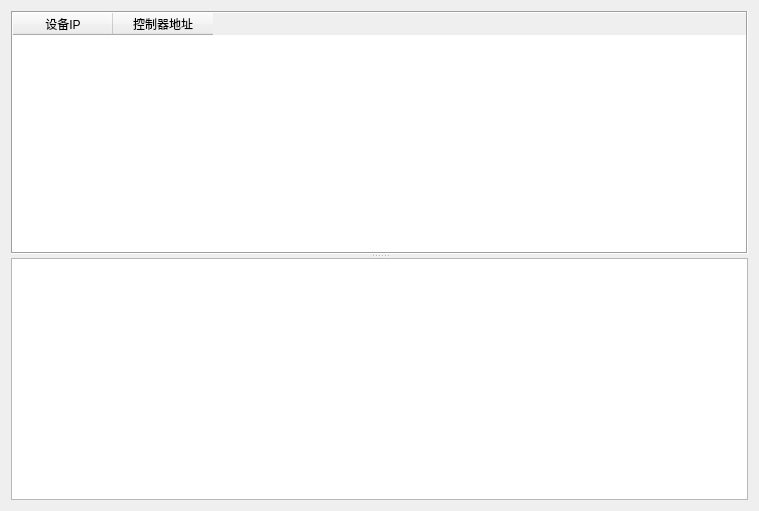
<?xml version="1.0" encoding="UTF-8"?>
<ui version="4.0">
 <class>SDkform</class>
 <widget class="QWidget" name="SDkform">
  <property name="geometry">
   <rect>
    <x>0</x>
    <y>0</y>
    <width>759</width>
    <height>511</height>
   </rect>
  </property>
  <property name="windowTitle">
   <string>巡更信息入库</string>
  </property>
  <layout class="QVBoxLayout" name="verticalLayout">
   <item>
    <widget class="QSplitter" name="splitter">
     <property name="orientation">
      <enum>Qt::Vertical</enum>
     </property>
     <widget class="QTableWidget" name="tab">
      <property name="sizePolicy">
       <sizepolicy hsizetype="Preferred" vsizetype="Preferred">
        <horstretch>0</horstretch>
        <verstretch>0</verstretch>
       </sizepolicy>
      </property>
      <property name="minimumSize">
       <size>
        <width>415</width>
        <height>0</height>
       </size>
      </property>
      <property name="maximumSize">
       <size>
        <width>100000</width>
        <height>100000</height>
       </size>
      </property>
      <property name="autoFillBackground">
       <bool>false</bool>
      </property>
      <property name="frameShape">
       <enum>QFrame::Box</enum>
      </property>
      <property name="frameShadow">
       <enum>QFrame::Sunken</enum>
      </property>
      <property name="editTriggers">
       <set>QAbstractItemView::NoEditTriggers</set>
      </property>
      <property name="showDropIndicator" stdset="0">
       <bool>false</bool>
      </property>
      <property name="alternatingRowColors">
       <bool>false</bool>
      </property>
      <property name="selectionMode">
       <enum>QAbstractItemView::SingleSelection</enum>
      </property>
      <property name="selectionBehavior">
       <enum>QAbstractItemView::SelectRows</enum>
      </property>
      <property name="textElideMode">
       <enum>Qt::ElideLeft</enum>
      </property>
      <property name="showGrid">
       <bool>true</bool>
      </property>
      <property name="gridStyle">
       <enum>Qt::CustomDashLine</enum>
      </property>
      <property name="sortingEnabled">
       <bool>true</bool>
      </property>
      <attribute name="horizontalHeaderCascadingSectionResizes">
       <bool>true</bool>
      </attribute>
      <attribute name="horizontalHeaderHighlightSections">
       <bool>false</bool>
      </attribute>
      <attribute name="horizontalHeaderShowSortIndicator" stdset="0">
       <bool>true</bool>
      </attribute>
      <attribute name="horizontalHeaderStretchLastSection">
       <bool>false</bool>
      </attribute>
      <attribute name="verticalHeaderVisible">
       <bool>true</bool>
      </attribute>
      <attribute name="verticalHeaderStretchLastSection">
       <bool>false</bool>
      </attribute>
      <column>
       <property name="text">
        <string>设备IP</string>
       </property>
       <property name="textAlignment">
        <set>AlignCenter</set>
       </property>
      </column>
      <column>
       <property name="text">
        <string>控制器地址</string>
       </property>
       <property name="textAlignment">
        <set>AlignCenter</set>
       </property>
      </column>
     </widget>
     <widget class="QTextEdit" name="textEdit">
      <property name="readOnly">
       <bool>true</bool>
      </property>
     </widget>
    </widget>
   </item>
  </layout>
 </widget>
 <resources/>
 <connections/>
</ui>
